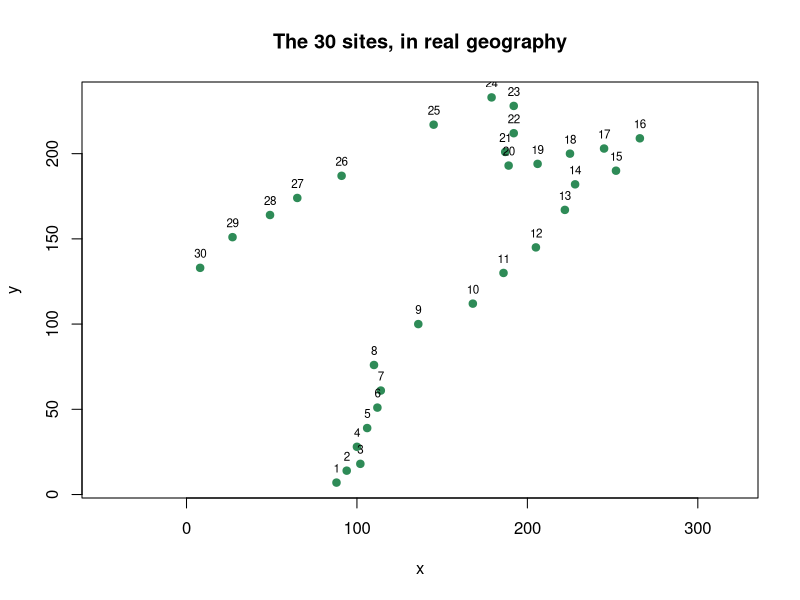
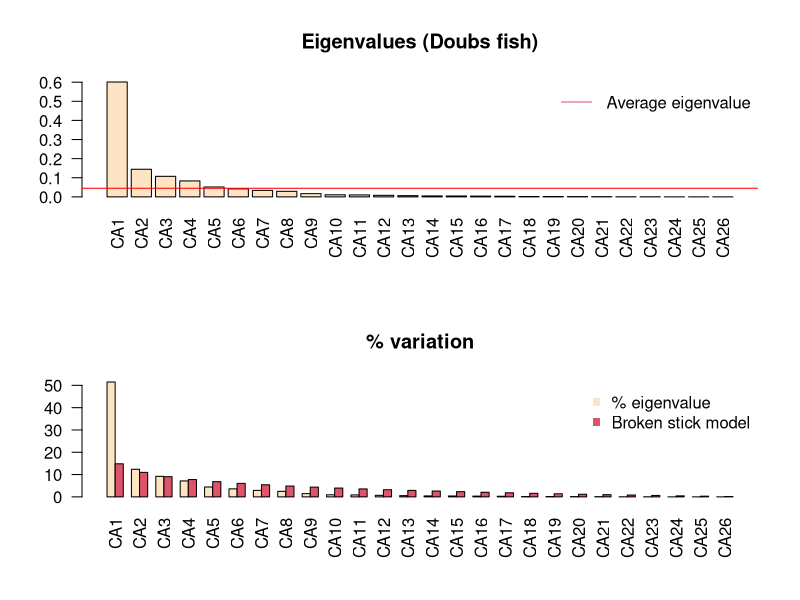
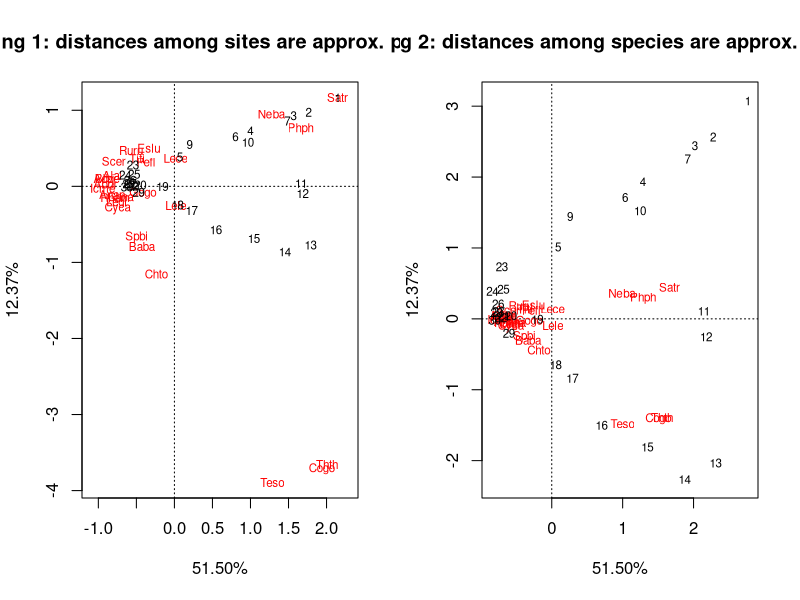
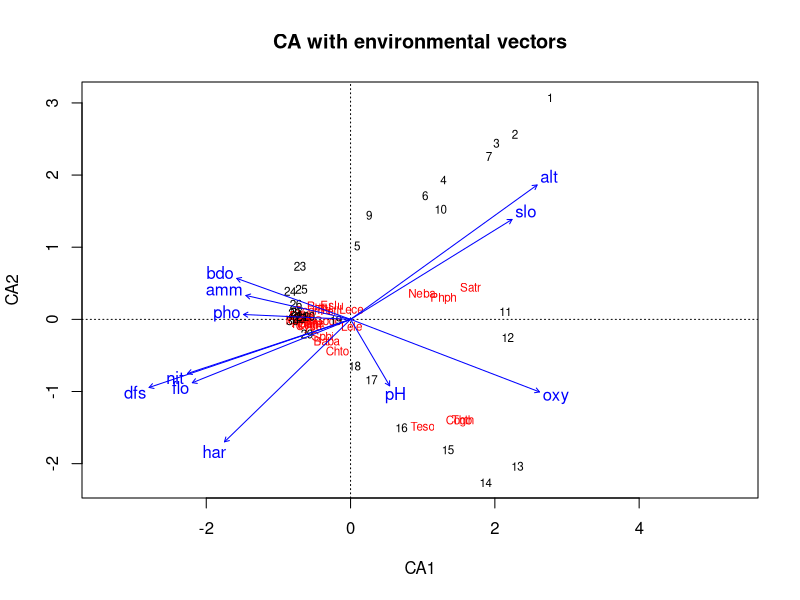
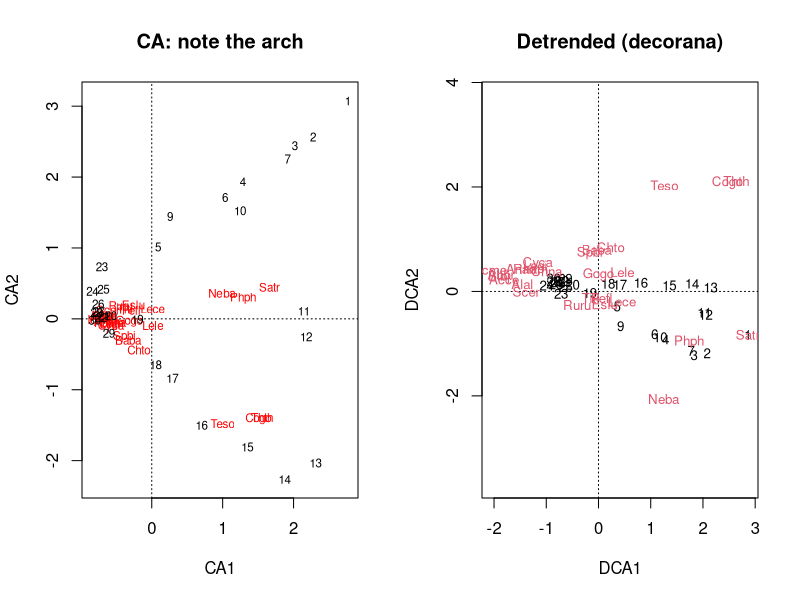
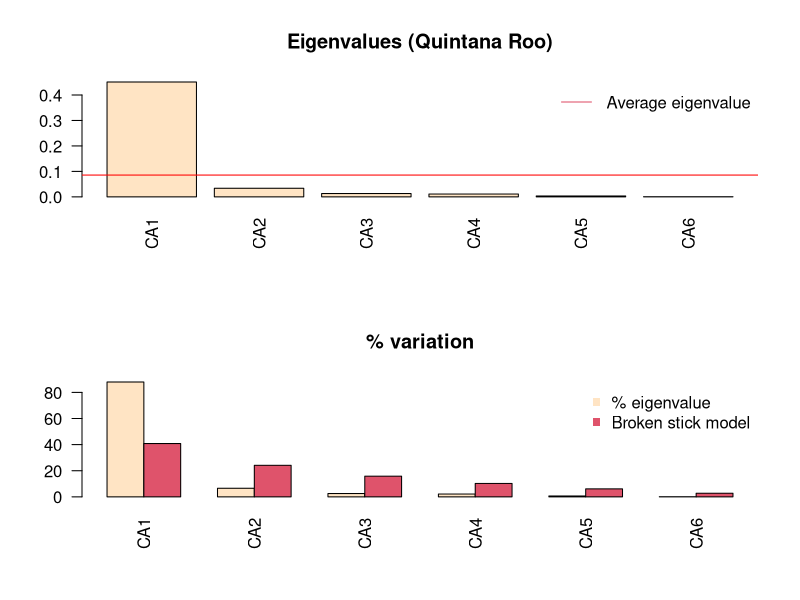
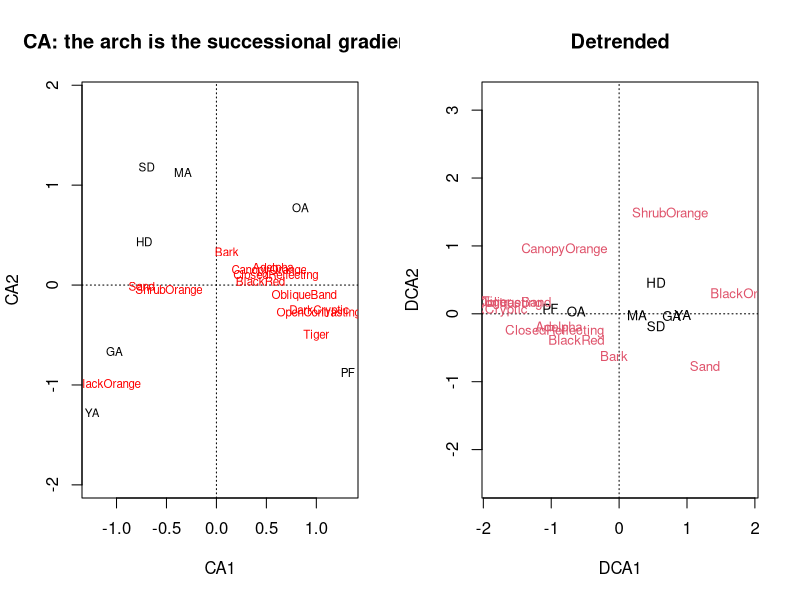

These figures' R source, in order:
## ============================================================================
##  MS_LJMR :: 08_CorrespondenceAnalysis.R — Correspondence Analysis (CA)
##
##  Original authors: Laura Jiménez & Jorge Soberón
##                    (BIOL 943 Multivariate Methods, University of Kansas)
##  Revised for the MS_LJMR edition by: Luis J. Madrigal-Roca
##
##  Revised from 14_CorrespondaceAnalysis.R. Uses frozen Doubs fish counts.
## ============================================================================

##  PLAIN CLASSROOM EDITION
##  Generated from R/08_CorrespondenceAnalysis.R by scripts/make_class_src.py --
##  edit R/08_CorrespondenceAnalysis.R and regenerate; changes made here will be overwritten.
## ============================================================================

# R packages required
#install.packages("vegan")
#install.packages("ade4")
library(vegan)
library(ade4)

# Working directory
#   Point this at the folder that holds this session's data. Every file
#   name below is resolved relative to it, so the script and its data have
#   to travel together -- or at least stay in step.
#
#   This session reads: ButterfliesQRoo2.csv
setwd("Your dir")

# Built-in data sets used below
data(doubs)          # the Verneaux river-fish tables

## ============================================================================
##  1. WHY A DIFFERENT DISTANCE
## ============================================================================
##  Correspondence analysis is PCA adapted to COUNTS -- non-negative integers,
##  which are not normally distributed and have no meaningful zero-centred
##  ellipse. It has been called reciprocal averaging and dual scaling; the
##  mathematics is the same in every case.
##
##  In standardized PCA, Euclidean distance between observations is preserved.
##  In CA, chi-square, not Euclidean distance, is preserved.

##  Why chi-square distance and not plain Euclidean distance?
## 1) It removes sample size. Working with profiles means a site with 1,000 individuals
## and one with 100 compare by composition, not by total.
## 2) It down-weights abundant species. 
## 3) The $1/c_j$ factor stops the commonest species from dominating, and it gives rare species more say. This is why CA can be sensitive to rare species.
## 4) It has distributional equivalence. If two columns have the same profile
## and you merge them into one, the distances between rows do not change. Euclidean distance on raw counts lacks this property.

##  CA works by first transforming the data matrix X  dividing by the fill: P=X/f
##  and then getting the rows (alphas) and column (omegas) totals. 
##  The row profile is p_i,j = x_i,j/alfa_i.
##  The product of the vectors alphas%*% t(omegas) = a matrix  with entries 
##  X-P'. Finally, one gets S= diag(alphas)%*%P'%*%diag(omegas).

##  A 2d plot of CA scores is the best 2d approximation to chi-square distances in the full space.
##  CA is an R-mode and a Q-mode analysis at once -- which follows from the fact, from
##  session 01, that XX' and X'X share their non-zero eigenvalues.
##
##  Data: Verneaux (1973) -- 27 fish species, 11 environmental variables and
##  coordinates for 30 sites along the Doubs river in the Jura.

## doubs carries several tables; these are the three this session uses.
## (ade4's object also has a `species` table of Latin names.)
cat("fish table:", nrow(doubs$fish), "sites x", ncol(doubs$fish), "species\n")
cat("env  table:", nrow(doubs$env),  "sites x", ncol(doubs$env),  "variables\n")
print(head(doubs$fish[, 1:8]))
print(head(doubs$env))

## ---- the sites are a river, so they are spatially ordered -------------------
if (!is.null(doubs$xy)) {
  par(mfrow = c(1, 1))
  plot(doubs$xy, pch = 19, col = "seagreen", asp = 1,
       main = "The 30 sites, in real geography")
  text(doubs$xy, labels = seq_len(nrow(doubs$xy)), pos = 3, cex = .7)
  
  cat("\nThe sites trace the river downstream -- so spatial covariance is not a",
      "hypothesis, it is a certainty.\n")
}

## CA cannot handle an all-zero row or column
cat("empty sites:",   paste(which(rowSums(doubs$fish) == 0), collapse = ", "), "\n")
cat("empty species:", paste(which(colSums(doubs$fish) == 0), collapse = ", "), "\n")
keep <- rowSums(doubs$fish) > 0
fish <- doubs$fish[keep, colSums(doubs$fish[keep, ]) > 0]
env  <- doubs$env[keep, ]
cat("after removing empty rows we keep:", nrow(fish), "sites x", ncol(fish), "species\n")

## ============================================================================
##  2. RUNNING IT, AND THE TWO SCALINGS
## ============================================================================
##  vegan::cca() with a single table is a CA. Results can be presented two ways:
##
##  scaling = 1 (by sites)   chi-square distance is preserved among SITES.
##      Sites near each other have similar relative species composition; a site
##      near a species probably has a high proportion of it.
##  scaling = 2 (by species) chi-square distance is preserved among SPECIES.
##      Species near each other occur at similar relative frequencies; a species
##      near a site is probably frequent there.
##
##  The scaling changes the eigenVECTORS, never the eigenVALUES.
f.ca <- vegan::cca(fish)
print(summary(f.ca))                 # default scaling 2
print(summary(f.ca, scaling = 1))

ev <- f.ca$CA$eig
cat("\neigenvalues (identical under either scaling):\n"); print(round(ev, 4))
cat("total inertia:", round(sum(ev), 4), "\n")
cat("In CA an eigenvalue above 0.6 signals a very strong gradient.\n")

## ---- how many axes? Kaiser and broken stick --------------------------------
##  evplot() is Francois Gillet's function from Numerical Ecology in R. The
##  original session source()d it from a local RCode folder; it is defined here
##  so the script has no external file to find.
evplot <- function(ev, main = "") {
  n   <- length(ev)
  bsm <- data.frame(j = seq_len(n), p = 0)
  bsm$p[1] <- 1 / n
  for (i in 2:n) bsm$p[i] <- bsm$p[i - 1] + (1 / (n + 1 - i))
  bsm$p <- 100 * bsm$p / n
  par(mfrow = c(2, 1))
  barplot(ev, main = paste("Eigenvalues", main), col = "bisque", las = 2)
  abline(h = mean(ev), col = "red")
  legend("topright", "Average eigenvalue", lwd = 1, col = 2, bty = "n")
  barplot(t(cbind(100 * ev / sum(ev), bsm$p[n:1])), beside = TRUE,
          main = "% variation", col = c("bisque", 2), las = 2)
  legend("topright", c("% eigenvalue", "Broken stick model"),
         pch = 15, col = c("bisque", 2), bty = "n")
}
par(mfrow = c(1, 1))
evplot(ev, "(Doubs fish)")

## ============================================================================
##  3. THE BIPLOTS
## ============================================================================
# Wide figure: widen the Plot pane, or open a sized device first --
#   dev.new(width = 12, height = 6)
#x11()
op <- par(mfrow = c(1, 2))
plot(f.ca, scaling = 1, main = "Scaling 1: distances among sites are approx. preserved",xlab="51.50%",ylab="12.37%")
plot(f.ca, scaling = 2, main = "Scaling 2: distances among species are approx. preserved",xlab="51.50%",ylab="12.37%")
par(op)

##  Axis 1 separates sites 19-30, the downstream ones, and most species sit near
##  them -- they are frequent there. Axis 2 picks out intermediate sites and the
##  species characteristic of them. Interpretation needs care: by construction
##  the site scores and species scores maximise their correlation, so proximity
##  on the plot is a statement about relative frequency, not abundance.

## In Scaling 2 three clusters of species are apparent, similar by their proportions

## ---- overlaying the environment --------------------------------------------
##  envfit() regresses each environmental variable on the ordination axes and
##  tests it by permutation, which turns "the axis looks like a gradient" into
##  a number.
set.seed(1998)
spe.ca.env <- vegan::envfit(f.ca, env, permutations = 999)
print(spe.ca.env)

par(mfrow = c(1, 1))
plot(f.ca, scaling = 2, main = "CA with environmental vectors")
plot(spe.ca.env)

## ============================================================================
##  4. THE ARCH EFFECT, AND DETRENDING
## ============================================================================
##  A single strong gradient makes CA fold the second axis into a horseshoe --
##  the arch effect. It is an artefact of the method, not structure in the data.
##  Detrended correspondence analysis (decorana) removes it by flattening the
##  second axis in segments.
f.dca <- vegan::decorana(fish)
print(f.dca)

# Wide figure: widen the Plot pane, or open a sized device first --
#   dev.new(width = 12, height = 6)
op <- par(mfrow = c(1, 2))
plot(f.ca,  main = "CA: note the arch")
plot(f.dca, main = "Detrended (decorana)")
par(op)

## ============================================================================
##  5. THE SAME ANALYSIS ON THE BUTTERFLIES
## ============================================================================
##  Sites x wing patterns, from session 04. Here the gradient is succession, and
##  the arch is almost entirely a consequence of it.
qroo3 <- read.csv("data/ButterfliesQRoo2.csv", stringsAsFactors = TRUE)
sites <- c("HD", "SD", "GA", "YA", "MA", "OA", "PF")
qroo2 <- aggregate(qroo3[, sites], by = list(Pattern = qroo3$Pattern), FUN = sum)
qroo  <- as.matrix(t(qroo2[, -1]))
colnames(qroo) <- as.character(qroo2$Pattern)
qroo  <- qroo[rowSums(qroo) > 0, colSums(qroo) > 0]
cat("\nbutterfly table:", nrow(qroo), "sites x", ncol(qroo), "patterns\n")

qr.ca  <- vegan::cca(qroo)
qr.dca <- vegan::decorana(qroo)
par(mfrow = c(1, 1))
evplot(qr.ca$CA$eig, "(Quintana Roo)")

# Wide figure: widen the Plot pane, or open a sized device first --
#   dev.new(width = 12, height = 6)
op <- par(mfrow = c(1, 2))
plot(qr.ca,  main = "CA: the arch is the successional gradient")
plot(qr.dca, main = "Detrended")
par(op)

cat("\n[08_CorrespondenceAnalysis] CA is PCA under chi-square distance, it",
    "ordinates rows and columns simultaneously, and its arch is an artefact",
    "of a dominant gradient rather than a second gradient.\n")
